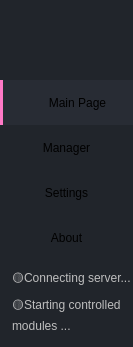
           <widget class="QFrame" name="leftMenuBg">
            <property name="minimumSize">
             <size>
              <width>0</width>
              <height>0</height>
             </size>
            </property>
            <property name="maximumSize">
             <size>
              <width>130</width>
              <height>16777215</height>
             </size>
            </property>
            <property name="styleSheet">
             <string notr="true">background-color: rgb(33, 37, 43);
border: none;</string>
            </property>
            <property name="frameShape">
             <enum>QFrame::NoFrame</enum>
            </property>
            <property name="frameShadow">
             <enum>QFrame::Raised</enum>
            </property>
            <property name="lineWidth">
             <number>0</number>
            </property>
            <layout class="QVBoxLayout" name="verticalLayout_7">
             <property name="spacing">
              <number>0</number>
             </property>
             <property name="leftMargin">
              <number>0</number>
             </property>
             <property name="topMargin">
              <number>0</number>
             </property>
             <property name="rightMargin">
              <number>0</number>
             </property>
             <property name="bottomMargin">
              <number>0</number>
             </property>
             <item>
              <widget class="QFrame" name="mainLogo">
               <property name="minimumSize">
                <size>
                 <width>80</width>
                 <height>80</height>
                </size>
               </property>
               <property name="maximumSize">
                <size>
                 <width>16777215</width>
                 <height>16777215</height>
                </size>
               </property>
               <property name="frameShape">
                <enum>QFrame::StyledPanel</enum>
               </property>
               <property name="frameShadow">
                <enum>QFrame::Raised</enum>
               </property>
               <property name="lineWidth">
                <number>0</number>
               </property>
               <layout class="QVBoxLayout" name="verticalLayout_13">
                <property name="spacing">
                 <number>0</number>
                </property>
                <property name="leftMargin">
                 <number>0</number>
                </property>
                <property name="topMargin">
                 <number>0</number>
                </property>
                <property name="rightMargin">
                 <number>0</number>
                </property>
                <property name="bottomMargin">
                 <number>0</number>
                </property>
                <item>
                 <widget class="QLabel" name="labelProfile">
                  <property name="minimumSize">
                   <size>
                    <width>130</width>
                    <height>0</height>
                   </size>
                  </property>
                  <property name="styleSheet">
                   <string notr="true">border:none;</string>
                  </property>
                  <property name="lineWidth">
                   <number>0</number>
                  </property>
                  <property name="text">
                   <string/>
                  </property>
                  <property name="alignment">
                   <set>Qt::AlignCenter</set>
                  </property>
                 </widget>
                </item>
               </layout>
              </widget>
             </item>
             <item>
              <widget class="QFrame" name="tabSelector">
               <property name="styleSheet">
                <string notr="true">#leftMenuBg .QPushButton {	
	background-position: left center;
    background-repeat: no-repeat;
	border: none;
	background-color: transparent;
	min-height: 45px;
}
#leftMenuBg .QPushButton:hover {
	background-color: rgb(40, 44, 52);
}
#leftMenuBg .QPushButton:pressed {	
	background-color: rgb(189, 147, 249);
	color: rgb(255, 255, 255);
}
#tabSelector {
border:none;
}</string>
               </property>
               <property name="frameShape">
                <enum>QFrame::NoFrame</enum>
               </property>
               <property name="frameShadow">
                <enum>QFrame::Raised</enum>
               </property>
               <layout class="QVBoxLayout" name="verticalLayout">
                <property name="spacing">
                 <number>0</number>
                </property>
                <property name="sizeConstraint">
                 <enum>QLayout::SetMaximumSize</enum>
                </property>
                <property name="leftMargin">
                 <number>0</number>
                </property>
                <property name="topMargin">
                 <number>0</number>
                </property>
                <property name="rightMargin">
                 <number>0</number>
                </property>
                <property name="bottomMargin">
                 <number>0</number>
                </property>
                <item>
                 <widget class="QPushButton" name="btnLinkTab">
                  <property name="minimumSize">
                   <size>
                    <width>0</width>
                    <height>45</height>
                   </size>
                  </property>
                  <property name="styleSheet">
                   <string notr="true">    border-left: 22px solid qlineargradient(spread:pad, x1:0.034, y1:0, x2:0.216, y2:0, stop:0.499 rgba(255, 121, 198, 255), stop:0.5 rgba(85, 170, 255, 0));
    background-color: rgb(40, 44, 52);</string>
                  </property>
                  <property name="text">
                   <string>Main Page</string>
                  </property>
                 </widget>
                </item>
                <item>
                 <widget class="QPushButton" name="btnManagerTab">
                  <property name="minimumSize">
                   <size>
                    <width>0</width>
                    <height>45</height>
                   </size>
                  </property>
                  <property name="text">
                   <string>Manager</string>
                  </property>
                 </widget>
                </item>
                <item>
                 <widget class="QPushButton" name="btnSettingsTab">
                  <property name="minimumSize">
                   <size>
                    <width>0</width>
                    <height>45</height>
                   </size>
                  </property>
                  <property name="text">
                   <string>Settings</string>
                  </property>
                 </widget>
                </item>
                <item>
                 <widget class="QPushButton" name="btnAboutTab">
                  <property name="minimumSize">
                   <size>
                    <width>0</width>
                    <height>45</height>
                   </size>
                  </property>
                  <property name="text">
                   <string>About</string>
                  </property>
                 </widget>
                </item>
               </layout>
              </widget>
             </item>
             <item>
              <widget class="QFrame" name="statusBar">
               <property name="styleSheet">
                <string notr="true">#statusBar .QLabel {
font: 290 8pt &quot;Microsoft YaHei UI&quot;;
color: rgb(190, 190, 190);
}</string>
               </property>
               <property name="frameShape">
                <enum>QFrame::NoFrame</enum>
               </property>
               <property name="frameShadow">
                <enum>QFrame::Plain</enum>
               </property>
               <property name="lineWidth">
                <number>0</number>
               </property>
               <layout class="QVBoxLayout" name="verticalLayout_22">
                <property name="leftMargin">
                 <number>9</number>
                </property>
                <property name="rightMargin">
                 <number>2</number>
                </property>
                <item>
                 <layout class="QVBoxLayout" name="statusBarLayout">
                  <property name="sizeConstraint">
                   <enum>QLayout::SetDefaultConstraint</enum>
                  </property>
                  <property name="leftMargin">
                   <number>3</number>
                  </property>
                  <item>
                   <widget class="QLabel" name="labelLoginInfo">
                    <property name="styleSheet">
                     <string notr="true"/>
                    </property>
                    <property name="text">
                     <string>🟡Connecting server...</string>
                    </property>
                    <property name="textFormat">
                     <enum>Qt::PlainText</enum>
                    </property>
                    <property name="alignment">
                     <set>Qt::AlignBottom|Qt::AlignLeading|Qt::AlignLeft</set>
                    </property>
                   </widget>
                  </item>
                  <item>
                   <widget class="QLabel" name="labelControlledInfo">
                    <property name="text">
                     <string>🟡Starting controlled modules ...</string>
                    </property>
                    <property name="textFormat">
                     <enum>Qt::PlainText</enum>
                    </property>
                    <property name="alignment">
                     <set>Qt::AlignLeading|Qt::AlignLeft|Qt::AlignTop</set>
                    </property>
                    <property name="wordWrap">
                     <bool>true</bool>
                    </property>
                   </widget>
                  </item>
                 </layout>
                </item>
               </layout>
              </widget>
             </item>
            </layout>
           </widget>
